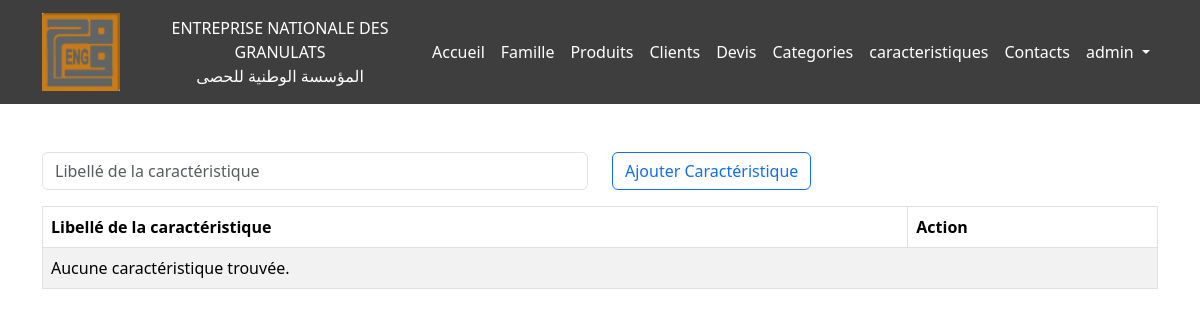
The page /admin/caracteristiques/index.php (signed in) on the database as committed earlier.
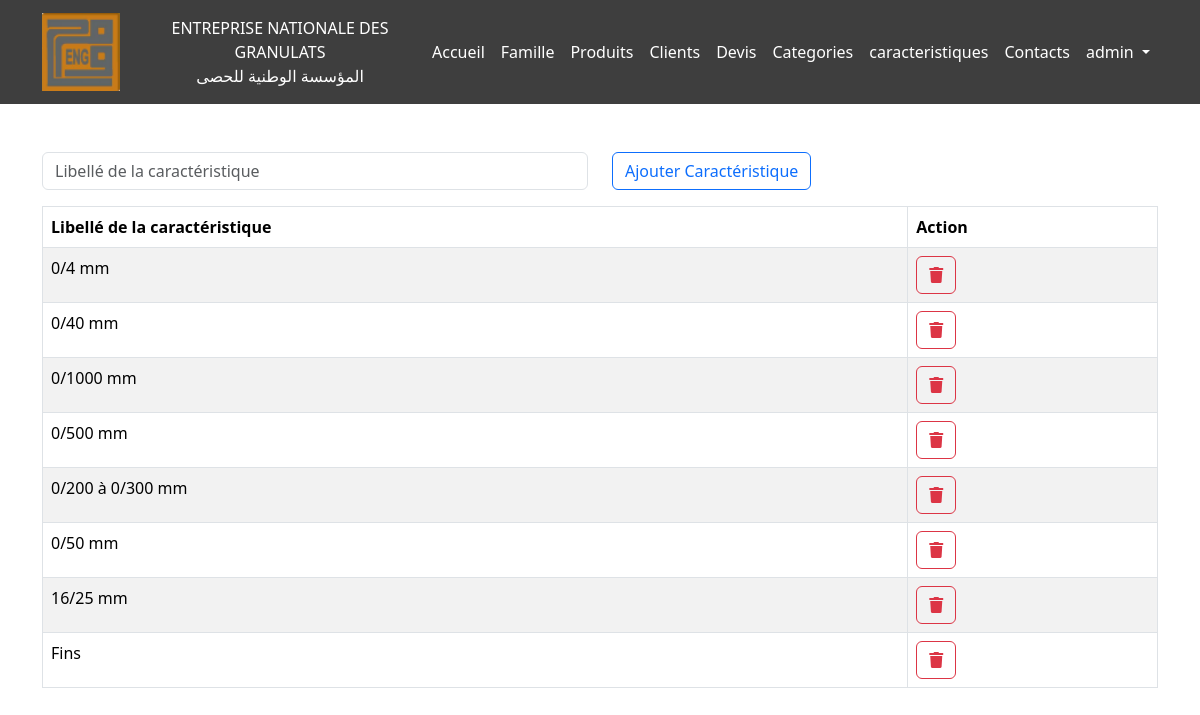
The same page on the database as committed later.
### tables this page shows
CREATE TABLE `caracteristiques` (
  `id` int(11) NOT NULL,
  `libelle_carac` varchar(255) NOT NULL
);

### admin/caracteristiques/index.php (the view, shortened to what this page needs)
<?php
include '../layouts/navbar.php';
include '../../config/bdd.php';
$sql = "SELECT * FROM caracteristiques";
$result = $conn->query($sql);
?>
<div class="container mt-5 ms-auto">
    <form action="" method="post">
        <div class="row d-flex align-items-center">
            <div class="col-6"><input type="text" class="form-control" name="libelle_carac" id="" placeholder="Libellé de la caractéristique"></div>
            <div class="col-2"><input type="submit" class="btn btn-outline-primary" value="Ajouter Caractéristique"></div>
        </div>
    </form>
    <table class="table mt-3 table-bordered table-striped">
        <thead>
            <th>Libellé de la caractéristique</th>
            <th>Action</th>
        </thead>
        <tbody>
            <?php
            if ($result->num_rows > 0) {
                while ($row = $result->fetch_assoc()) {
                    echo "<tr>";
                    echo "<td>" . $row['libelle_carac'] . "</td>";
                    echo "<td>
                            <a href='?delete=" . $row['id'] . "' class='btn btn-outline-danger'>
                                <i class='fa fa-trash'></i>
                            </a>
                        </td>";
                    echo "</tr>";
                }
            } else {
                echo "<tr><td colspan='2'>Aucune caractéristique trouvée.</td></tr>";
            }
            ?>
        </tbody>
    </table>
</div>
<?php include("../layouts/footer.php"); ?>

### admin/layouts/navbar.php (shortened to what this page needs)
<!DOCTYPE html>
<html lang="en">
<head>
    <link rel="stylesheet" href="/eng/assets/css/bootstrap.min.css">
    <link rel="stylesheet" href="https://cdnjs.cloudflare.com/ajax/libs/font-awesome/5.15.3/css/all.min.css">
</head>
<body>
    <nav class="navbar navbar-expand-lg " style="background-color: #3E3E3E;">
        <div class="container">
            <a class="navbar-brand" href="#"><img src="/eng/assets/img/logo.png" height="78" srcset=""></a><span class="text-white text-center"> ENTREPRISE NATIONALE DES GRANULATS <br>المؤسسة الوطنية للحصى</span>
            <div class="collapse navbar-collapse" id="navbarNav">
                <ul class="navbar-nav ms-auto">
                    <li class="nav-item active">
                        <a class="nav-link" href="/eng/admin/" style="color:white;">Accueil</a>
                    </li>
                    <li class="nav-item">
                        <a class="nav-link" href="/eng/admin/famille" style="color:white;">Famille</a>
                    </li>
                    <li class="nav-item">
                        <a class="nav-link" href="/eng/admin/produit" style="color:white;">Produits</a>
                    </li>
                    <li class="nav-item">
                        <a class="nav-link" href="/eng/admin/client" style="color:white;">Clients</a>
                    </li>
                    <li class="nav-item">
                        <a class="nav-link" href="/eng/admin/devis" style="color:white;">Devis</a>
                    </li>
                    <li class="nav-item">
                        <a class="nav-link" href="/eng/admin/categories" style="color:white;">Categories</a>
                    </li>
                    <li class="nav-item">
                        <a class="nav-link" href="/eng/admin/caracteristiques" style="color:white;">caracteristiques</a>
                    </li>
                    <li class="nav-item">
                        <a class="nav-link" href="/eng/admin/contact" style="color:white;">Contacts</a>
                    </li>
                    <li class="nav-item dropdown" >
                        <a id="navbarDropdown" class="nav-link dropdown-toggle" href="#" role="button" data-toggle="dropdown" aria-haspopup="true" aria-expanded="false" v-pre style="color:white;">
                            <?php echo $_SESSION['username_admin']; ?>
                        </a>
                    </li>
                </ul>
            </div>
        </div>
    </nav>

### admin/layouts/footer.php (shortened to what this page needs)
</body>
</html>

Rows that differ between the two databases and show on the page:
added caracteristiques: libelle_carac "0/4 mm"
added caracteristiques: libelle_carac "0/40 mm"
added caracteristiques: libelle_carac "0/1000 mm"
added caracteristiques: libelle_carac "0/500 mm"
added caracteristiques: libelle_carac "0/200 à 0/300 mm"
added caracteristiques: libelle_carac "0/50 mm"
added caracteristiques: libelle_carac "16/25 mm"
added caracteristiques: libelle_carac "Fins"
Other text that changed with them:
text no longer shown: "Aucune caractéristique trouvée."
